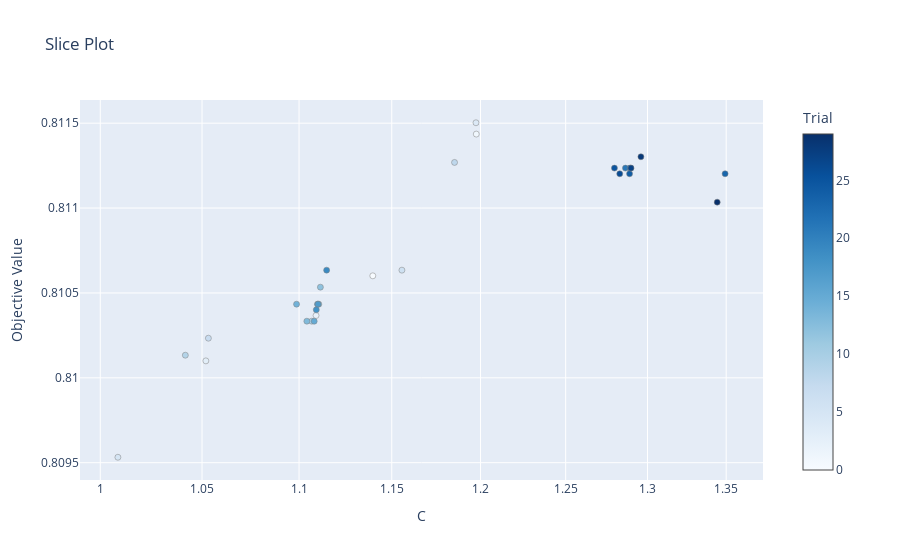

This figure's notebook cell:
### Code cell
vis.plot_slice(study)

### Figure 1 — Plotly figure (JSON) as saved in the notebook; plotly's stock layout.template omitted (floating-point values rounded to 4 significant figures)
{"data": [{"marker": {"color": [0, 1, 2, 3, 4, 5, 6, 7, 8, 9, 10, 11, 12, 13, 14, 15, 16, 17, 18, 19, 20, 21, 22, 23, 24, 25, 26, 27, 28, 29], "colorbar": {"title": {"text": "Trial"}, "x": 1, "xpad": 40}, "colorscale": [[0, "rgb(247,251,255)"], [0.125, "rgb(222,235,247)"], [0.25, "rgb(198,219,239)"], [0.375, "rgb(158,202,225)"], [0.5, "rgb(107,174,214)"], [0.625, "rgb(66,146,198)"], [0.75, "rgb(33,113,181)"], [0.875, "rgb(8,81,156)"], [1, "rgb(8,48,107)"]], "line": {"color": "Grey", "width": 0.5}}, "mode": "markers", "name": "Feasible Trial", "showlegend": false, "type": "scatter", "x": [1.14, 1.198, 1.109, 1.052, 1.197, 1.008, 1.156, 1.053, 1.185, 1.042, 1.107, 1.11, 1.111, 1.104, 1.099, 1.108, 1.11, 1.11, 1.109, 1.115, 1.29, 1.286, 1.289, 1.349, 1.289, 1.28, 1.283, 1.29, 1.296, 1.344], "y": [0.8106, 0.8114, 0.8104, 0.8101, 0.8115, 0.8095, 0.8106, 0.8102, 0.8113, 0.8101, 0.8103, 0.8104, 0.8105, 0.8103, 0.8104, 0.8103, 0.8104, 0.8104, 0.8104, 0.8106, 0.8112, 0.8112, 0.8112, 0.8112, 0.8112, 0.8112, 0.8112, 0.8112, 0.8113, 0.811]}], "layout": {"title": {"text": "Slice Plot"}, "xaxis": {"title": {"text": "C"}, "type": "log"}, "yaxis": {"title": {"text": "Objective Value"}}}}
